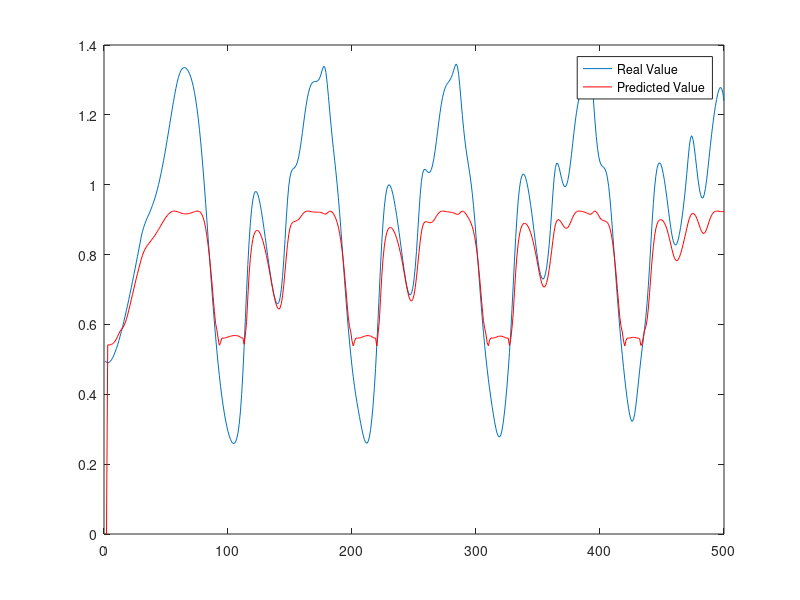

Recreate this plot in MATLAB. (Note: this script raises an error after producing the figure.)
clc
clear all
close all
%% GRADIEN DECENT TRAINING ALGORITHEM.
%   This programm develops as a course project for Fuzzy systems course by
%    Habibollah Naeimi.
disp(' GRADIEN DECENT TRAINING ALGORITHEM.');
disp('  This programm develops as a course project for Fuzzy systems course')
disp('   by Habibollah Naeimi.')
disp('*-.-*-.-*-.-*-.-*-.-*-.-*-.-*-.-*-.-*-.-*-.-*-.-*-.-*-.-*-.-*-.-*-.-*-.-*-.-*-.-*-.-*------------------------------------------------------')
disp(' ');
%% 1st Part: Parameter Setting.
%%  Parameters Initiating.
disp(' Parameters Initiating...');

M = 30;                                % M: Number of Rules.
%M = input('Please Enter your Rule Numbers(M):\n');
Alpha = 0.3;                           % Aplpha, The Training Ratio!
%Alpha = input('Please Enter Alpha:\n');
Q = 100;                               % Number of iteration for each point.
%PointR=input('Please Enter the Number of Iteration for each data point(q):\n');
epsilon = 0;                           % Final Error for Point Repeat Training
%e = input('Please Enter Desired Error for each point(epsilon!):\n');

InpuNum = 1;                           % Input Number.

y_Bar = zeros(M,1);                    % Preparing Initial Matrixes.
x_Bar = zeros(M,InpuNum);
Sigma = zeros(M,InpuNum);

disp(' Part 1: DONE!');
disp('*-.-*-.-*-.-*-.-*-.-*-.-*-.-*-.-*-.-*-.-*-.-*-.-*-.-*-.-*-.-*-.-*-.-*-.-*-.-*-.-*-.-*------------------------------------------------------')
disp(' ');
%% 2nd Part: Sampling.
%%  Calculating Samples.

Data_Pairs_Num = 300;                  % Number of Data Pairs.
%Data_Pairs_Num = input('Please Enter Number of Data Pairs:\n');
SAMPLES_Num = 500;                     % Number of Samples.
%SAMPLES_Num = input('Please Enter Number of Samples:\n');

y_aprx = zeros(1,SAMPLES_Num);         % Preparing Initial Matrixes.
SAMPLES = zeros(SAMPLES_Num,InpuNum+1);
iNSamples = 0.2:0.01:0.51;

for i=33:SAMPLES_Num+33+InpuNum
    iNSamples(i) = 0.2*iNSamples(i-31)/(1+(iNSamples(i-31)^10))+0.9*iNSamples(i-1);
end

iNSamples = iNSamples(33:end);
    
for i=1:SAMPLES_Num
    SAMPLES(i,:) = iNSamples(i:i+InpuNum);
end

Pairs = SAMPLES(1:Data_Pairs_Num,:);
disp(' Complete Sampling.');
%%  Primary Parameter Fixing Using Online initial Parameter Choosing.

x_Bar = Pairs(1:M,1:InpuNum);         
y_Bar = Pairs(1:M,end);
Sigma = repmat(((max(x_Bar)-min(x_Bar))/M),M,1);

disp(' Initial Parameters are Reasdy!');
disp(' ');
disp('*-.-*-.-*-.-*-.-*-.-*-.-*-.-*-.-*-.-*-.-*-.-*-.-*-.-*-.-*-.-*-.-*-.-*-.-*-.-*-.-*-.-*------------------------------------------------------')
disp(' ');
%% 3rd Part: Parameters Updating. 
%%  Updating.

z = zeros(M,1);                % Preparing Initial Matrixes.
iN_z = zeros(1,InpuNum);

 for p=1:size(Pairs,1)
   
     for l=1:M                 % Calculating z.
         for i=1:InpuNum
             iN_z(i) = exp(-(((Pairs(p,i)-x_Bar(l,i))/Sigma(l,i))^2));
         end
         z(l) = prod(iN_z);
     end
            
     b = sum(z);               % Calculating b.
     a = sum(y_Bar.*z);        % Calculating a.
     f = a/b;                  % Calculating f.

            for q=1:Q
                for l=1:M             % Updating Parameters.
                    y_Bar(l) = y_Bar(l)-Alpha*(f-Pairs(p,end))/b*z(l);
                    for i=1:InpuNum                    
                        x_Bar(l,i) = x_Bar(l,i)-Alpha*(f-Pairs(p,end))/b*(y_Bar(l)-f)*z(l)*(2*(Pairs(p,i)-x_Bar(l,i))/(Sigma(l,i)^2));
                        Sigma(l,i) = Sigma(l,i)-Alpha*(f-Pairs(p,end))/b*(y_Bar(l)-f)*z(l)*(2*((Pairs(p,i)-x_Bar(l,i))^2)/(Sigma(l,i)^3));
                    end
                end
                
                if (f-Pairs(p,end))<epsilon   % Error Checking.
                    break;
                end
            end
 end

disp(' Parameters Updated.');
disp('*-.-*-.-*-.-*-.-*-.-*-.-*-.-*-.-*-.-*-.-*-.-*-.-*-.-*-.-*-.-*-.-*-.-*-.-*-.-*-.-*-.-*------------------------------------------------------')
disp(' ');
%% 4th Part: Results.
%%  Results.
 
f = zeros(1,SAMPLES_Num);            % Preparing Initial Matrixes.
f(1:2) = SAMPLES(1:2,end);

for k=3:SAMPLES_Num
    
    for l=1:M                         % Calculating z.
        for i=1:InpuNum
            iN_z(i) = exp(-(((SAMPLES(k,i)-x_Bar(l,i))/Sigma(l,i))^2));                    
        end
        z(l) = prod(iN_z);
    end
           
    b = sum(z);                         % Calculating b.
    a = sum(y_Bar.*z);                  % Calculating a.
    f(k) = a/b;                         % Calculating f.
    y_aprx(k) = f(k);                   % Setting Approximation output.
             
end
%%  Plotting.

figure;
plot(SAMPLES(:,end));
hold on
plot(y_aprx,'r');
legend('Real Value','Predicted Value');
%%  Errors.

Error = SAMPLES(:,end)-y_aprx';
disp('Mean Square Error is:');
MSE = mse(Error)
disp('Mean Absolute Error is:');
MAE = mae(Error)






